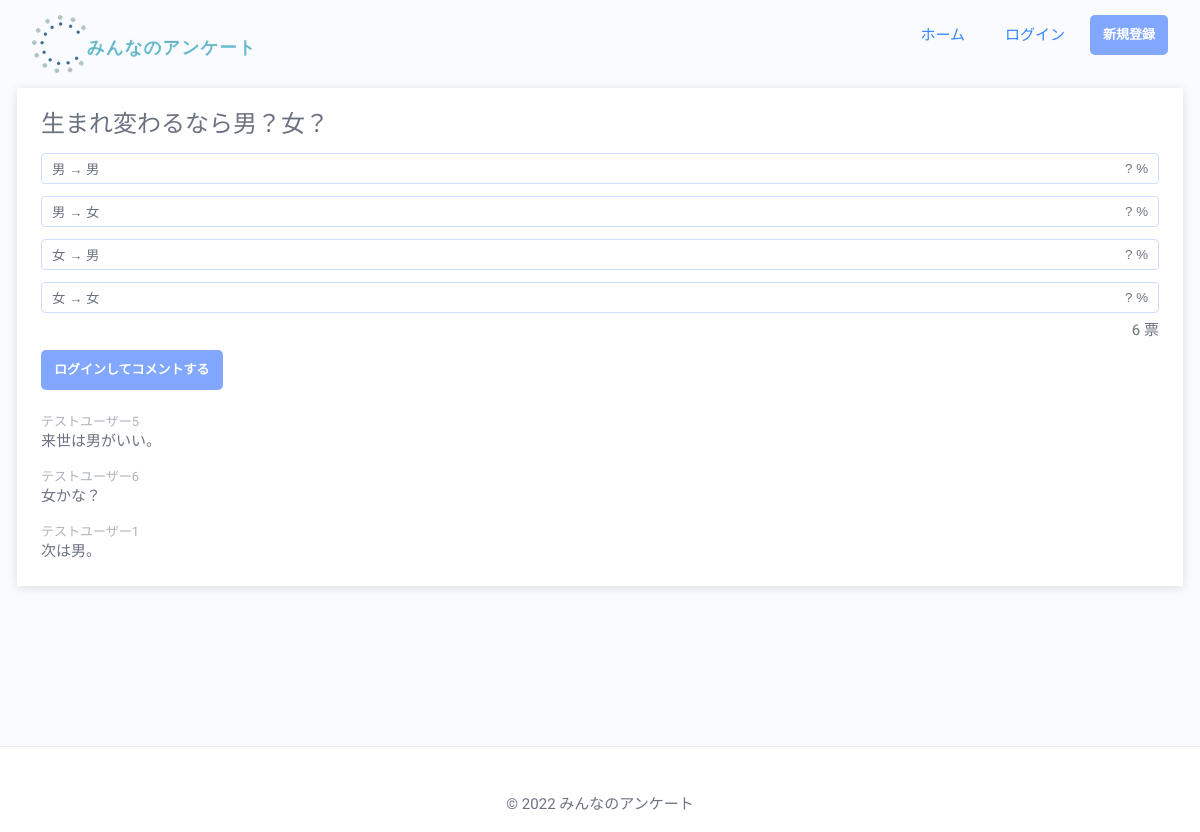
Page /topic/detail?topic_id=4 on the committed database.
### tables this page shows
CREATE TABLE `topics` (
  `id` int(10) UNSIGNED AUTO_INCREMENT PRIMARY KEY COMMENT 'トピックID',
  `title` varchar(50) NOT NULL COMMENT 'トピック本文',
  `published` int(1) NOT NULL COMMENT '公開状態(1: 公開、0: 非公開)',
  `views` int(10) NOT NULL DEFAULT '0' COMMENT 'PV数',
  `user_id` varchar(10) NOT NULL COMMENT '作成したユーザーID',
  `del_flg` int(1) NOT NULL DEFAULT '0' COMMENT '削除フラグ(1: 削除、0: 有効)',
  `update_by` varchar(20) NOT NULL DEFAULT 'nishikawa' COMMENT '最終更新者',
  `update_at` timestamp NOT NULL DEFAULT CURRENT_TIMESTAMP ON UPDATE CURRENT_TIMESTAMP COMMENT '最終更新日時'
);

CREATE TABLE `choices` (
  `id` int(10) UNSIGNED AUTO_INCREMENT PRIMARY KEY COMMENT '選択肢ID',
  `body` varchar(20) NOT NULL COMMENT '選択肢本文',
  `topic_id` int(10) NOT NULL COMMENT '所属するトピックのID',
  `del_flg` int(1) NOT NULL DEFAULT '0' COMMENT '削除フラグ(1: 削除、0: 有効)',
  `update_by` varchar(20) NOT NULL DEFAULT 'nishikawa' COMMENT '最終更新者',
  `update_at` timestamp NOT NULL DEFAULT CURRENT_TIMESTAMP ON UPDATE CURRENT_TIMESTAMP COMMENT '最終更新日時'
);

CREATE TABLE `comments` (
  `id` int(10) UNSIGNED AUTO_INCREMENT PRIMARY KEY COMMENT 'コメントID',
  `body` varchar(30) NOT NULL COMMENT 'コメント本文',
  `topic_id` int(10) NOT NULL COMMENT 'トピックID',
  `user_id` varchar(10) NOT NULL COMMENT 'ユーザーID',
  `del_flg` int(1) NOT NULL DEFAULT '0' COMMENT '削除フラグ(1: 削除、0: 有効)',
  `update_by` varchar(20) NOT NULL DEFAULT 'nishikawa' COMMENT '最終更新者',
  `update_at` timestamp NOT NULL DEFAULT CURRENT_TIMESTAMP ON UPDATE CURRENT_TIMESTAMP COMMENT '最終更新日時'
);

CREATE TABLE `users` (
  `id` varchar(10) PRIMARY KEY COMMENT 'ユーザーID',
  `pwd` varchar(60) NOT NULL COMMENT 'パスワード',
  `nickname` varchar(10) NOT NULL COMMENT '公開用の名前',
  `del_flg` int(1) NOT NULL DEFAULT '0' COMMENT '削除フラグ(1: 削除、0: 有効)',
  `update_by` varchar(20) NOT NULL DEFAULT 'nishikawa' COMMENT '最終更新者',
  `update_at` timestamp NOT NULL DEFAULT CURRENT_TIMESTAMP ON UPDATE CURRENT_TIMESTAMP COMMENT '最終更新日時'
);

### index.php (called while the page is built, shortened)
<?php
require_once SOURCE_BASE . 'libs/helper.php';
require_once SOURCE_BASE . 'libs/auth.php';
require_once SOURCE_BASE . 'models/abstract.model.php';
require_once SOURCE_BASE . 'models/topic.model.php';
require_once SOURCE_BASE . 'db/datasource.php';
require_once SOURCE_BASE . 'db/choice.query.php';
require_once SOURCE_BASE . 'db/comment.query.php';
require_once SOURCE_BASE . 'partials/header.php';
require_once SOURCE_BASE . 'partials/footer.php';
require_once SOURCE_BASE . 'views/topic/detail.php';
try {
  $url = parse_url(CURRENT_URI);
  $rpath = str_replace(BASE_CONTEXT_PATH, '', $url['path']);
  $method = strtolower($_SERVER['REQUEST_METHOD']);
  $dmetaData = META_DATA[$rpath] ?? [
    'title' => 'みんなのアンケート',
    'description' => '複数の選択肢から選ぶタイプのアンケートをつくったり、回答したりできます。'
  ];
  \partials\header($dmetaData);
  route($rpath, $method);
  \partials\footer();
} catch(Throwable $e) {
  die('<p>何かが凄くおかしいようです。</p>');
}

### php/models/abstract.model.php (called while the page is built, shortened)
<?php
abstract class AbstractModel {
  protected static $SESSION_NAME = null;
  public static function getSession() {
    return $_SESSION[static::$SESSION_NAME] ?? null;
  }
}

### php/libs/auth.php (called while the page is built, shortened)
<?php
class Auth {
  public static function isLogin() {
    try {
      $user = UserModel::getSession();
    } catch (Throwable $e) {
      UserModel::clearSession();
      Msg::push(Msg::DEBUG, $e->getMessage());
      return false;
    }
    if (isset($user)) {
      return true;
    } else {
      return false;
    }
  }
}

### php/controllers/topic/detail.php (called while the page is built, shortened)
<?php
function get() {
  $topic = new TopicModel;
  $topic->id = get_param('topic_id', null, false);
  $fetchedTopic = TopicQuery::fetchById($topic);
  $choices = ChoiceQuery::fetchByTopicIdWithCount($topic);
  $comments = CommentQuery::fetchByTopicId($topic);
  $user = UserModel::getSession() ?? new UserModel;
  $polledChoice = PollQuery::polledChoice($topic->id, $user);
  $sessionComment = CommentModel::getSessionAndFlush();
  if (empty($sessionComment)) {
    $sessionComment = new CommentModel;
    $sessionComment->body = '';
  }
  \view\topic\detail\index($fetchedTopic, $choices, $comments, $polledChoice, $sessionComment);
}

### php/libs/router.php (called while the page is built, shortened)
<?php
function route($rpath, $method) {
    try {
        $rpath = str_replace('/', '\\', $rpath);
        $fn = "\\controller\\{$rpath}\\{$method}";
        $fn();
    } catch (Throwable $e) {
        redirect('404');
    }
}

### php/db/datasource.php (called while the page is built, shortened)
<?php
class PDOSingleton {
    private static $singleton;
    public static function getInstance($dsn, $username, $password) {
        if(!isset(self::$singleton)) {
            $instance = new PDOSingleton($dsn, $username, $password);
            self::$singleton = $instance->conn;
        }
        return self::$singleton;
    }
}
class DataSource {
    private $conn;
    private $sqlResult;
    public function __construct(
        $host = '',
        $dbName = '',
        $username = '',
        $password = ''
    ) {
        $dsn = "mysql:host={$host};dbname={$dbName};charset=utf8";
        $this->conn = PDOSingleton::getInstance($dsn, $username, $password);
    }
    public function select($sql = "", $params = [], $type = '', $cls = '') {
        $stmt = $this->executeSql($sql, $params);
        if($type === static::CLS) {
            return $stmt->fetchAll(PDO::FETCH_CLASS, $cls);
        } else {
            return $stmt->fetchAll();
        }
    }
    public function execute($sql = "", $params = []) {
        return  $this->sqlResult;
    }
    public function selectOne($sql = "", $params = [], $type = '', $cls = '') {
        $result = $this->select($sql, $params, $type, $cls);
        return count($result) > 0 ? $result[0] : false;
    }
    private function executeSql($sql, $params) {
        $stmt = $this->conn->prepare($sql);
        $this->sqlResult = $stmt->execute($params);
        return $stmt;
    }
}

### php/db/topic.query.php (called while the page is built, shortened)
<?php
class TopicQuery {
  public static function fetchById($topic) {
    $db = new DataSource;
    $sql = 'SELECT *
      FROM `topics` t
      LEFT JOIN (SELECT topic_id, COUNT(*) as count
                  FROM `poll`
                  GROUP BY topic_id) p
        ON t.id = p.topic_id
      WHERE t.id = :id
      AND t.del_flg != 1;';
    return $db->selectOne($sql, [
      ':id' => $topic->id
    ], DataSource::CLS, TopicModel::class);
  }
}

### php/db/choice.query.php (called while the page is built, shortened)
<?php
class ChoiceQuery {
  public static function fetchByTopicIdWithCount($topic)
  {
    $db = new DataSource;
    $sql = 'SELECT *
      FROM `choices` c
      LEFT JOIN (
        SELECT choice_id, COUNT(*) AS count
        FROM `poll`
        GROUP BY choice_id
        ) p
      ON c.id = p.choice_id
      WHERE c.topic_id = :id
      ORDER BY c.id;
    ';
    return $db->select($sql, [
      ':id' => $topic->id
    ], DataSource::CLS, ChoiceModel::class);
  }
}

### php/models/topic.model.php (called while the page is built, shortened)
<?php
class TopicModel extends AbstractModel {
  public $id;
  public static function validateId($val) {
    $res = true;
    return $res;
  }
  public function isValidId() {
    return static::validateId($this->id);
  }
}

### php/db/comment.query.php (called while the page is built, shortened)
<?php
class CommentQuery {
  public static function fetchByTopicId($topic)
  {
    $db = new DataSource;
    $sql = 'SELECT c.*, u.nickname
      FROM `comments` c
      LEFT JOIN `users` u
      ON c.user_id = u.id
      WHERE c.topic_id = :topic_id
      AND c.del_flg != 1
      ORDER BY c.update_at DESC;
    ';
    return $db->select($sql, [
      ':topic_id' => $topic->id
    ], DataSource::CLS, CommentModel::class);
  }
}

### php/views/topic/detail.php (the view, shortened to what this page needs)
<?php
function index($topic, $choices, $comments, $polledChoice, $sessionComment) {
  $polledChoiceId = !empty($polledChoice) ? $polledChoice->choice_id : '';
  $topic = escape($topic);
  $choices = escape($choices);
  $comments = escape($comments);
  $total_poll = $topic->count;
?>
<div class="content-area">
  <section class="choices-list__item">
    <h2 class="headint--large choices-list__heading"><?php echo $topic->title; ?></h2>
    <ul class="choices-list <?php if(!empty($polledChoice)) { echo 'choices-list--polled'; } ?>">
      <?php
        foreach($choices as $choice) {
          $voteRate = !empty($polledChoice) ? num2per($choice->count, $total_poll) : '? ';
      ?>
      <li class="choices-list__item">
        <button type="submit" form="poll_btn" value="<?php echo $choice->id; ?>" name="choice_id" class="choices-list__button <?php if ($choice->id == $polledChoiceId) { echo 'selectedChoice'; } ?>" style="--rate: <?php echo $voteRate . '%' ?>">
          <p class="choices-list__label"><?php echo $choice->body; ?></p>
          <p class="choices-list__ratio <?php if(!empty($polledChoice)) { echo 'choices-list__ratio--visible'; } ?>"><?php echo $voteRate ?>%</p>
        </button>
      </li>
      <?php }; ?>
    </ul>
    <p class="section-poll__counter"><?php echo $total_poll ?> 票</p>
  </section>
  <section class="section-comment">
    <?php if (Auth::isLogin()): ?>
    <form action="<?php echo CURRENT_URI ?>" method="POST" class="form--comment validate-form" novalidate>
      <input type="hidden" name="topic_id" value="<?php echo $topic->id ?>">
      <textarea type="text" class="form--comment__textarea validate-target auto-adjust" name="comment_body" maxlength="140" placeholder="コメントを追加..." required><?php echo $sessionComment->body ?></textarea>
      <div class="form__error-message invalid-feedback"></div>
      <div class="form__buttons form__buttons--right-justified">
        <input type="submit" value="コメント" class="button button--emphasis">
      </div>
    </form>
    <?php else: ?>
      <a href="<?php echo_url('login') ?>" class="button button--emphasis mb25">ログインしてコメントする</a>
    <?php endif; ?>
    <ul class="comments-list">
      <?php foreach($comments as $comment): ?>
      <li class="comments-list__item">
        <span class="comments-list__nickname"><?php echo $comment->nickname; ?></span>
        <span class="comments-list__body"><?php echo $comment->body; ?></span>
      </li>
      <?php endforeach; ?>
    </ul>
  </section>
</div>
<?php
}

### php/partials/header.php (shortened to what this page needs)
<?php
function header($dmetaData) {
?>
  <!DOCTYPE html>
  <html>
  <head>
    <link rel="stylesheet" href="<?php echo BASE_CSS_PATH; ?>style.css">
  </head>
  <body>
    <div id="container">
      <header class="header">
        <h1 class="header__title">
          <a href="<?php echo_url(GO_HOME) ?>" class="header__link">
            <img src="<?php echo BASE_IMAGE_PATH ?>logo.png" srcset="<?php echo BASE_IMAGE_PATH ?>logo.png 1x, <?php echo BASE_IMAGE_PATH ?>logo@2x.png 2x" alt="みんなのアンケート" width="220px" height="58px" class="header__logo">
          </a>
        </h1>
        <nav class="global-nav header__nav">
          <ul class="global-nav__li">
            <li class="global-nav__item"><a href="<?php echo_url(GO_HOME) ?>" class="button button--text">ホーム</a></li>
            <?php if (!Auth::isLogin()): ?>
            <li class="global-nav__item"><a href="<?php echo_url('login') ?>" class="button button--text">ログイン</a></li>
            <li class="global-nav__item"><a href="<?php echo_url('register') ?>" class="button button--emphasis">新規登録</a></li>
            <?php endif; ?>
          </ul>
        </nav>
      </header>
      <main class="main">
        <div class="main-inner">
<?php
}

### php/libs/helper.php (shortened to what this page needs)
<?php
function get_param($key, $default_val, $is_post = true) {
  $method = $is_post ? $_POST : $_GET;
  return $method[$key] ?? $default_val;
}
function echo_url($path) {
  echo get_url($path);
}
function get_url($path) {
  return BASE_CONTEXT_PATH . $path;
}
function escape($data) {
  if (is_array($data)) {
    foreach($data as $prop => $val) {
      $data[$prop] = escape($val);
    }
    return $data;
  } elseif (is_object($data)) {
    foreach($data as $prop => $val) {
      $data->$prop = escape($val);
    }
    return $data;
  } else {
    return htmlspecialchars($data, ENT_QUOTES, 'UTF-8');
  }
}

### php/partials/footer.php (shortened to what this page needs)
<?php
function footer() {
?>
      </div>
    </main>
    <footer class="footer">
      <p class="footer__copyright"><span class="copy">&copy;</span> 2022 みんなのアンケート</p>
    </footer>
  </div>
</body>
</html>
<?php
}

### assets/css/style.css (style rules this page uses)
﻿html,body,div,span,object,iframe,h1,h2,h3,h4,h5,h6,p,blockquote,pre,abbr,address,cite,code,del,dfn,em,img,ins,kbd,q,samp,small,strong,sub,sup,var,b,i,dl,dt,dd,ol,ul,li,fieldset,form,label,legend,table,caption,tbody,tfoot,thead,tr,th,td,article,aside,canvas,details,figcaption,figure,footer,header,hgroup,menu,nav,section,summary,time,mark,audio,video { margin:0;padding:0;border:0;outline:0;font-size:100%;vertical-align:baseline;background:rgba(0,0,0,0);font-weight:inherit }
body { line-height:1 }
article,aside,details,figcaption,figure,footer,header,hgroup,menu,nav,section { display:block }
nav ul { list-style:none }
a { margin:0;padding:0;font-size:100%;vertical-align:baseline;background:rgba(0,0,0,0) }
.mb25 { margin-bottom:25px !important }
.main { padding:0 0 40px 0;background-color:#f9fbfe }
.main-inner { max-width:1200px;margin:0 auto;padding:0 17px }
.content-area { padding:24px;margin:0 auto 120px;background-color:#fff;box-shadow:0 2px 10px rgba(0,0,0,.12);max-width:1200px }
.headint--large { font-size:2.4rem }
.button { text-decoration:none;display:inline-block;line-height:40px;transition:.3s;color:#3385ff;padding:0 1em;border-radius:5px;border:none;cursor:pointer }
.button--emphasis { background-color:#82a7ff;color:#fff;font-weight:bold;font-size:1.3rem }
.comments-list__item:not(:last-child) { margin-bottom:18px }
.comments-list__nickname { font-size:1.3rem;display:block;color:#afb3bc }
.comments-list__body { font-size:1.5rem;display:block;line-height:1.4;margin-top:3px }
.section-poll__counter { text-align:right;margin-top:10px }
.section-comment { margin-top:10px }
.choices-list__item:not(:last-child) { margin-bottom:12px }
.choices-list__button { display:flex;justify-content:space-between;align-items:center;width:100%;border:1px solid #cfddff;cursor:pointer;background:none;border-radius:4px;padding:5px 10px;position:relative;transition:box-shadow .15s ease-in-out }
.choices-list__button::before { content:"";display:block;width:var(--rate);height:100%;background-color:#e8efff;position:absolute;top:0;left:0;z-index:0;transform:scale(0, 1);transform-origin:top left }
.choices-list__label { flex:1;text-align:left;padding-right:10px;position:relative;z-index:1;color:#6b7280 !important }
.choices-list__ratio { position:relative;z-index:1;color:#6b7280 !important }
.choices-list__heading { margin-bottom:17px }
html { font-size:62.5% }
body { font-size:1.5rem;color:#6b7280;font-family:"M PLUS Rounded 1c",sans-serif }
a { color:#6b7280 }
ul,ol { list-style:none }
.header { background-color:#f9fbfe;padding:15px 32px }
@media only screen and (min-width: 600px) { .header { display:flex;flex-direction:row } }
.header__title { font-size:0 }
.header__link { display:inline-block }
.header__nav { flex:auto;margin-top:1.5rem }
@media only screen and (min-width: 600px) { .header__nav { margin-top:0 } }
.global-nav__li { display:flex;flex-wrap:wrap;height:100% }
@media only screen and (min-width: 600px) { .global-nav__li { justify-content:flex-end } }
.global-nav__item:not(.global-nav__item:last-child) { margin-right:10px }
.footer { border-top:1px solid #eee;padding:50px 0 20px }
.footer__copyright { text-align:center }

### rows in the picture
topics: title "生まれ変わるなら男？女？"
choices: $choice->id 25 (drawn), body "男 → 男", voteRate "?"
choices: $choice->id 26 (drawn), body "男 → 女", voteRate "?"
choices: $choice->id 27 (drawn), body "女 → 男", voteRate "?"
choices: $choice->id 28 (drawn), body "女 → 女", voteRate "?"
comments: user.nickname "テストユーザー5", body "来世は男がいい。"
comments: user.nickname "テストユーザー6", body "女かな？"
comments: user.nickname "テストユーザー1", body "次は男。"

### other values in the picture
$total_poll "6"
